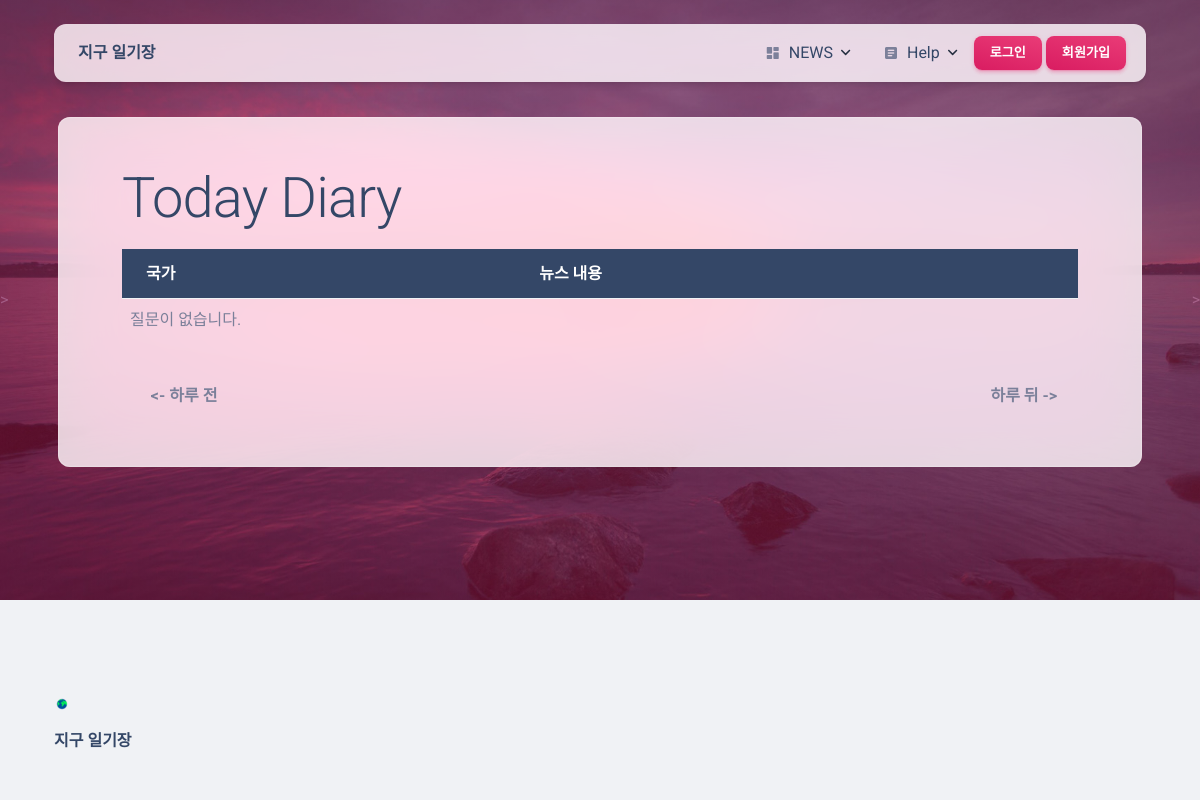
The app's page /candidate2, older data.
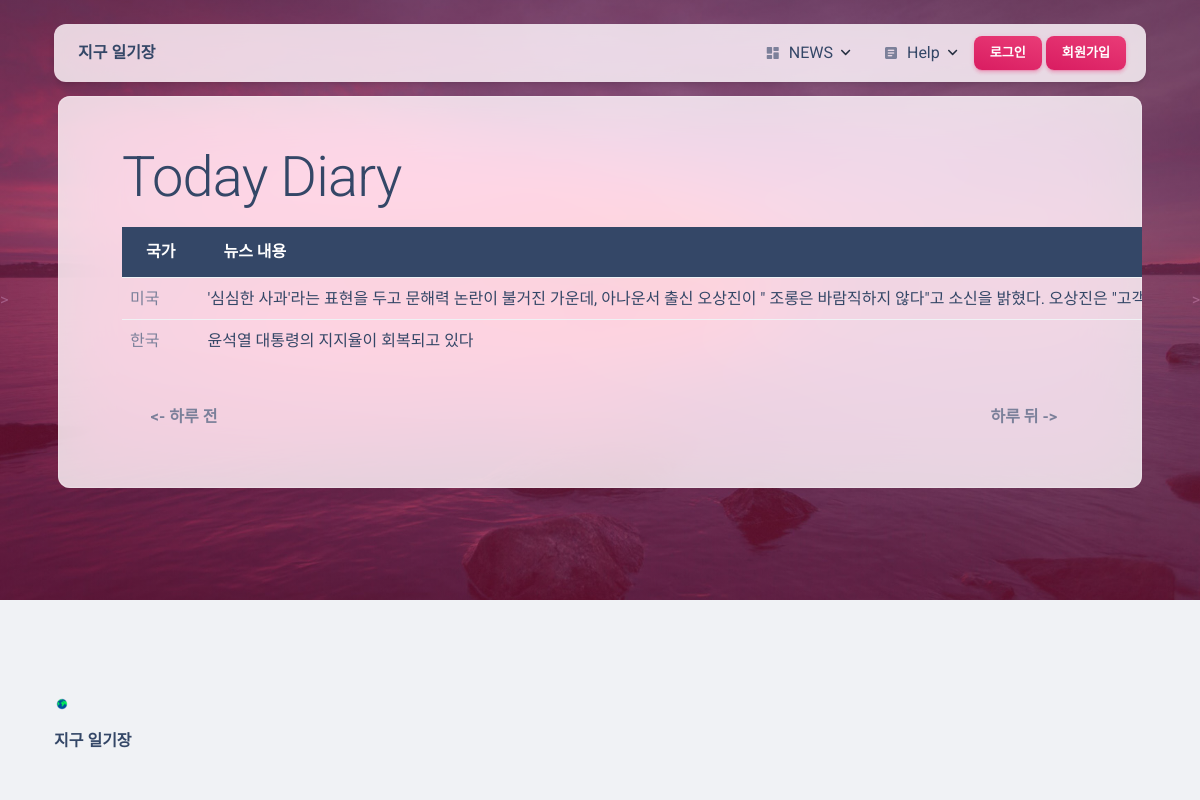
The same page, newer data.
### earth_diary/models.py (models this page shows, shortened)
class Diary(models.Model) :
    date = models.DateField()					# 날짜
    state = models.CharField(max_length=100)	# 나라
    content = models.TextField()				# 요약내용
    keyword = models.CharField(max_length=100, default="")  # 키워드

### earth_diary/views.py (the view)
# urls.py: path('candidate2', views.index2, name='index2'),
def index2(request) :
    diary_list = Diary.objects.filter(date=module_date.today())
    context = {'diary_list': diary_list}
    context = {
        'diary_list': diary_list,
        'prev_date': module_date.strftime(module_date.today() - timedelta(days=1), '%Y-%m-%d'),
        'next_date': module_date.strftime(module_date.today() + timedelta(days=1), '%Y-%m-%d')
    }
    return render(request, 'earth_diary/question_list.html', context)

### config/context_processors.py (called while the page is built)
def cfg_assets_root(request):
    return { 'ASSETS_ROOT' : settings.ASSETS_ROOT }

### earth_diary/urls.py (called while the page is built)
    def to_url(self, value):
        return value

### templates/earth_diary/question_list.html
{% extends 'base.html' %}
{% block content %}
<header class="header-2">
  <div class="page-header min-vh-75 relative" style="background-image: url('{{ ASSETS_ROOT }}/img/bg2.jpg')">
    <span class="mask bg-gradient-primary opacity-4"></span>
    >
    <div class="container position-sticky z-index-sticky top-0">
      <div class="page-header blur border-radius-xl mt-0 py-md-5 top-0 my-3 py-6 start-0 end-0 mx-1">
        <div class="container px-3">
          <div class="row px-5">
            <thead>
              <tr class="table-dark">
                <th>
                  <h4 class="display-4 m-0">Today Diary</h4>
                </th>
              </tr>
            </thead>
            <div class="container my-3">
              <table class="table">
                <thead>
                  <tr class="table-dark">
                    <th>국가</th>
                    <th>뉴스 내용</th>
                  </tr>
                </thead>
                <tbody>
                  {% if diary_list %}
                  {% for diary in diary_list %}
                  <tr>
                    <td>{{ diary.state }}</td>
                    <td>
                      <a href="{% url 'earth_diary:detail' diary.id %}">{{ diary.content }}</a>
                    </td>
                  </tr>
                  {% endfor %}
                  {% else %}
                  <tr>
                    <td colspan="3">질문이 없습니다.</td>
                  </tr>
                  {% endif %}
                </tbody>
              </table>
            </div>
          </div>
          <div class="row">
            <div class="col-5 mx-auto">
              <a href="{% url 'earth_diary:date' prev_date %}">
                <button type="button" class="btn btn-default mb-0 float-start">
                  <p class="mb-0 ps-2"><strong>
                      <- 하루 전</strong>
                  </p>
                </button>
              </a>
            </div>
            <div class="col-5 mx-auto">
              <a href="{% url 'earth_diary:date' next_date %}">
                <button type="button" class="btn btn-default mb-0 float-end">
                  <p class="mb-0 ps-2"><strong>하루 뒤 -></strong></p>
                </button>
              </a>
            </div>
          </div>
        </div>
      </div>
    </div>
    >
  </div>
</header>
{% endblock %}

### templates/base.html (shortened to what this page needs)
<!DOCTYPE html>
<html lang="en" itemscope itemtype="http://schema.org/WebPage">
<head>
  <link href="{{ ASSETS_ROOT }}/css/nucleo-icons.css" rel="stylesheet" />
  <link href="{{ ASSETS_ROOT }}/css/nucleo-svg.css" rel="stylesheet" />
  <link id="pagestyle" href="{{ ASSETS_ROOT }}/css/material-kit.css?v=3.0.0" rel="stylesheet" />
</head>
<body class="presentation-page bg-gray-200">
  {% include 'includes/navigation.html' %}
  {% block content %} {% endblock content %}
  {% include 'includes/footer.html' %}
</body>
</html>

### templates/includes/navigation.html (shortened to what this page needs)
<div class="container position-sticky z-index-sticky top-0">
  <div class="row">
    <div class="col-12">
      <nav
        class="navbar navbar-expand-lg  blur border-radius-xl mt-4 top-0 z-index-3 shadow position-absolute my-3 py-2 start-0 end-0 mx-4">
        <div class="container-fluid px-0">
          <a class="navbar-brand font-weight-bolder px-2" href="/" rel="tooltip" title="지구 일기장 메인화면"
            data-placement="bottom">
            <id>지구 일기장
          </a>
          <div class="collapse navbar-collapse pt-3 pb-2 py-lg-0 w-100" id="navigation">
            <ul class="navbar-nav navbar-nav-hover ms-auto">
              <li class="nav-item dropdown dropdown-hover mx-2">
                <a class="nav-link ps-2 d-flex cursor-pointer align-items-center" id="dropdownMenuPages"
                  data-bs-toggle="dropdown" aria-expanded="false">
                  <i class="material-icons opacity-6 me-2 text-md">dashboard</i>
                  NEWS
                  <img src="{{ ASSETS_ROOT }}/img/down-arrow-dark.svg" alt="down-arrow" class="arrow ms-auto ms-md-2">
                </a>
              </li>
              <li class="nav-item dropdown dropdown-hover mx-2">
                <a class="nav-link ps-2 d-flex cursor-pointer align-items-center" id="dropdownMenuDocs"
                  data-bs-toggle="dropdown" aria-expanded="false">
                  <i class="material-icons opacity-6 me-2 text-md">article</i>
                  Help
                  <img src="{{ ASSETS_ROOT }}/img/down-arrow-dark.svg" alt="down-arrow" class="arrow ms-auto ms-md-2">
                </a>
              </li>
              {% if request.user.is_authenticated %}
              <li class="nav-item ms-lg-auto">
                <a class="nav-link nav-link-icon me-2" href="{% url 'common:logout' %}">
                  <i class="fa fa-sign-out me-1"></i>
                  <p class="d-inline text-md z-index-1 font-weight-bold" data-bs-toggle="tooltip"
                    data-bs-placement="bottom" title="Sign OUT">Logout</p>
                </a>
              </li>
              {% else %}
              <li class="nav-item my-auto ms-3 ms-lg-0">
                <a href="{% url 'common:login' %}"
                  class="btn btn-sm bg-gradient-primary mb-0 me-1 mt-2 mt-md-0">로그인</a>
              </li>
              <li class="nav-item my-auto ms-3 ms-lg-0">
                <a href="{% url 'common:signup' %}"
                  class="btn btn-sm bg-gradient-primary mb-0 me-1 mt-2 mt-md-0">회원가입</a>
              </li>
              {% endif %}
            </ul>
          </div>
        </div>
      </nav>
    </div>
  </div>
</div>

### templates/includes/footer.html
<footer class="footer pt-5 mt-5">
  <div class="container">
    <div class="row">
      <div class="col-sm">
        <div>
          <a href="https://appseed.us/product/django-material-kit">
            <img src="{{ ASSETS_ROOT }}/img/favicon/favicon.ico" class="mb-3 footer-logo" alt="main_logo">
          </a>
          <div class="col-sm">
            <h6 class="font-weight-bolder mb-4">지구 일기장</h6>
          </div>
          <div>
            <ul class="d-flex flex-row ms-n3 nav">
              <li class="nav-item">
                <a class="nav-link pe-1" href="https://www.facebook.com/CreativeTim" target="_blank">
                  <i class="fab fa-facebook text-lg opacity-8"></i>
                </a>
              </li>
              <li class="nav-item">
                <a class="nav-link pe-1" href="https://twitter.com/creativetim" target="_blank">
                  <i class="fab fa-twitter text-lg opacity-8"></i>
                </a>
              </li>
              <li class="nav-item">
                <a class="nav-link pe-1" href="https://dribbble.com/creativetim" target="_blank">
                  <i class="fab fa-dribbble text-lg opacity-8"></i>
                </a>
              </li>
              <li class="nav-item">
                <a class="nav-link pe-1" href="https://github.com/creativetimofficial" target="_blank">
                  <i class="fab fa-github text-lg opacity-8"></i>
                </a>
              </li>
              <li class="nav-item">
                <a class="nav-link pe-1" href="https://www.youtube.com/channel/UCVyTG4sCw-rOvB9oHkzZD1w"
                  target="_blank">
                  <i class="fab fa-youtube text-lg opacity-8"></i>
                </a>
              </li>
            </ul>
          </div>
        </div>
      </div>
    </div>
  </div>
</footer>

Row changes from the older to the newer data that the page shows:
now on this page (row edited): Diary: state "미국", content "'심심한 사과'라는 표현을 두고 문해력 논란이 불거진 가운데, 아나운서 출신 오상진이 \" 조롱은 바람직하지 않다\"고 소신을 밝혔다. 오상진은…"
added Diary: state "한국", content "윤석열 대통령의 지지율이 회복되고 있다"
Text that changed along with them:
text no longer shown: "질문이 없습니다."
